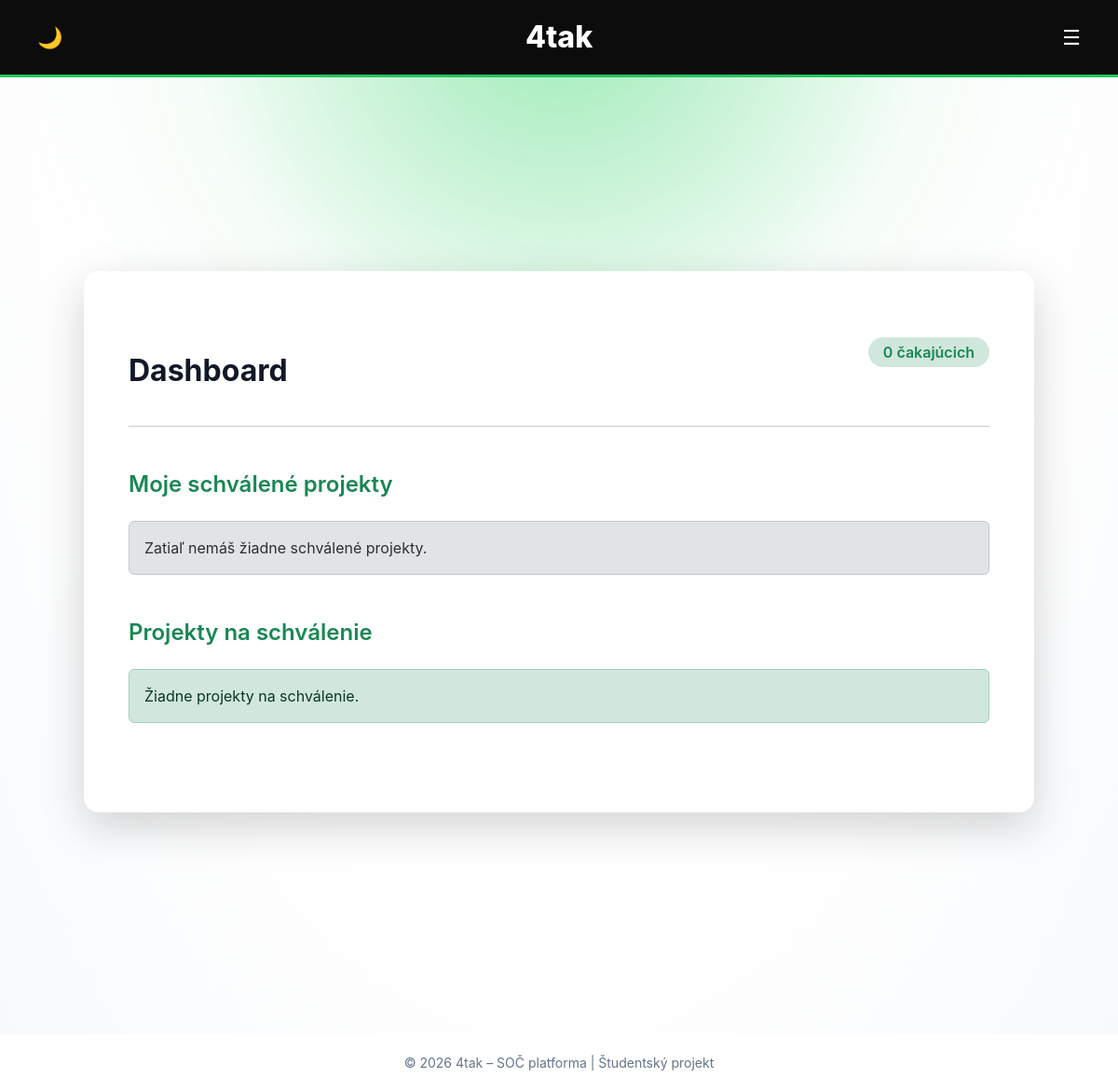
The page /teacher-dashboard/ (signed in) on the database as committed earlier.
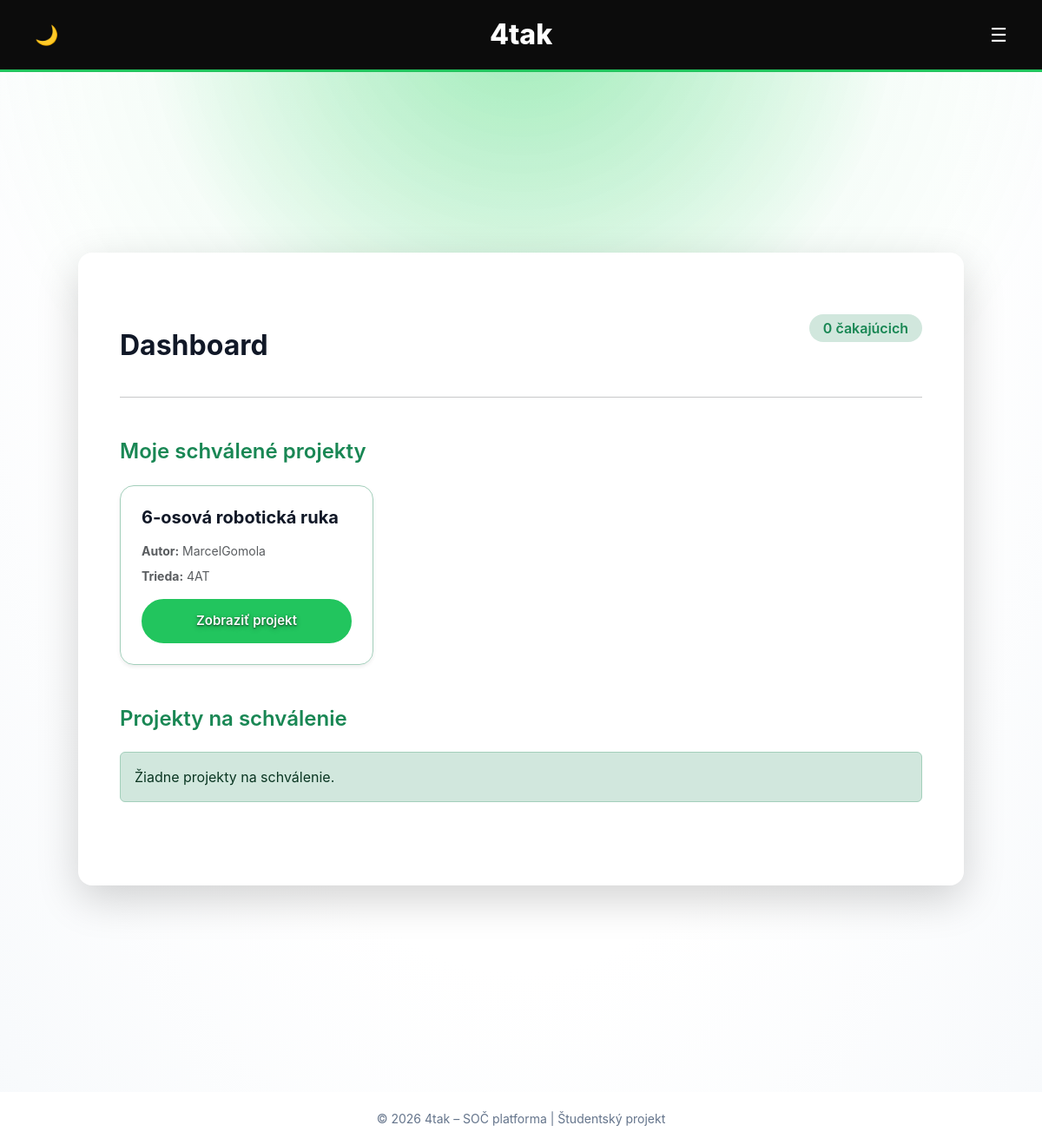
The same page on the database as committed later.
### projects/models.py (models this page shows, shortened)
class Project(models.Model):
    PROJECT_TYPE_CHOICES = [
        ('web', 'Webová aplikácia'),
        ('physical', 'Fyzická práca'),
    ]
    DIFFICULTY_CHOICES = [
        (1, 'Veľmi ľahká'),
        (2, 'Ľahká'),
        (3, 'Stredná'),
        (4, 'Ťažká'),
        (5, 'Veľmi ťažká'),
    ]
    CLASS_CHOICES = [
        ('4AT', '4AT'),
        ('4AS', '4AS'),
        ('4AM', '4AM'),
        ('4AI', '4AI'),
        ('4BI', '4BI'),
        ('4CI', '4CI'),
        ('4AE', '4AE'),
        ('3AT', '3AT'),
        ('3AS', '3AS'),
        ('3AM', '3AM'),
        ('3AI', '3AI'),
        ('3BI', '3BI'),
        ('3CI', '3CI'),
        ('3AE', '3AE'),
    ]
    mentor = models.ForeignKey(
        User,
        on_delete=models.SET_NULL,
        null=True,
        blank=True,
        related_name='mentored_projects'
    )
    title = models.CharField(max_length=200)
    functionality = models.TextField()
    project_type = models.CharField(
        max_length=10,
        choices=PROJECT_TYPE_CHOICES
    )
    difficulty = models.IntegerField(
    choices=DIFFICULTY_CHOICES
    )
    school_class = models.CharField(
        max_length=3,
        choices=CLASS_CHOICES,
        blank=True,
        null=True
    )
    image = models.ImageField(
        upload_to='projects/images/',
        blank=True,
        null=True
    )
    documentation_pdf = models.FileField(
        upload_to='projects/pdfs/',
        blank=True,
        null=True
    )
    video_url = models.URLField(blank=True, null=True)
    author = models.ForeignKey(User, on_delete=models.CASCADE)
    created_at = models.DateTimeField(auto_now_add=True)
    approved = models.BooleanField(default=False)

### projects/views.py (the view, shortened to what this page needs)
# urls.py: path('teacher-dashboard/', views.teacher_dashboard, name='teacher_dashboard'),
@login_required
def teacher_dashboard(request):
    if request.user.profile.role not in ['teacher', 'admin']:
        return redirect('project_list')
    if request.user.profile.role == 'teacher':
        pending_projects = Project.objects.filter(
            mentor=request.user,
            approved=False
        )
        approved_projects = Project.objects.filter(
            mentor=request.user,
            approved=True
        )
        pending_edits = ProjectEdit.objects.filter(
            original_project__mentor=request.user,
            approved=False
        )
    return render(request, 'projects/teacher_dashboard.html', {
        'pending_projects': pending_projects,
        'approved_projects': approved_projects,
        'pending_edits': pending_edits,
    })

### projects/templates/projects/teacher_dashboard.html (shortened to what this page needs)
{% extends "projects/base.html" %}
{% block content %}
<div class="container py-5">
    <div class="card shadow-lg border-0 p-5 rounded-4">
        <div class="d-flex justify-content-between align-items-center mb-4">
            <h2 class="mb-0 fw-bold">
                Dashboard
            </h2>
            <span class="badge bg-success-subtle text-success fs-6 px-3 py-2">
                {{ pending_projects|length }} čakajúcich
            </span>
        </div>
        <hr class="mb-5">
        <h4 class="mb-4 text-success fw-semibold">
            Moje schválené projekty
        </h4>
        <div class="row g-4 mb-5">
            {% for project in approved_projects %}
            <div class="col-md-6 col-lg-4">
                <div class="border border-success-subtle rounded-4 p-4 h-100 d-flex flex-column shadow-sm">
                    <h5 class="fw-bold mb-3">
                        {{ project.title }}
                    </h5>
                    <div class="small text-muted mb-2">
                        <strong>Autor:</strong> {{ project.author.username }}
                    </div>
                    <div class="small text-muted mb-3">
                        <strong>Trieda:</strong> {{ project.school_class }}
                    </div>
                    <div class="mt-auto">
                        <a href="{% url 'project_detail' project.pk %}"
                           class="btn btn-success w-100 rounded-pill">
                            Zobraziť projekt
                        </a>
                    </div>
                </div>
            </div>
            {% empty %}
                <div class="col-12">
                    <div class="alert alert-secondary mb-0">
                        Zatiaľ nemáš žiadne schválené projekty.
                    </div>
                </div>
            {% endfor %}
        </div>
        <h4 class="mb-4 text-success fw-semibold">
            Projekty na schválenie
        </h4>
        <div class="row g-4 mb-5">
            {% for project in pending_projects %}
            <div class="col-md-6 col-lg-4">
                <div class="border border-success-subtle rounded-4 p-4 h-100 d-flex flex-column shadow-sm">
                    <h5 class="fw-bold mb-3">
                        {{ project.title }}
                    </h5>
                    <div class="small text-muted mb-2">
                        <strong>Autor:</strong> {{ project.author.username }}
                    </div>
                    <div class="small text-muted mb-3">
                        <strong>Trieda:</strong> {{ project.school_class }}
                    </div>
                    <div class="mt-auto">
                        <a href="{% url 'project_detail' project.pk %}"
                           class="btn btn-success w-100 rounded-pill">
                            Skontrolovať
                        </a>
                    </div>
                </div>
            </div>
            {% empty %}
                <div class="col-12">
                    <div class="alert alert-success mb-0">
                        Žiadne projekty na schválenie.
                    </div>
                </div>
            {% endfor %}
        </div>
    </div>
</div>
{% endblock %}

Rows that differ between the two databases and show on the page:
added Project: title "6-osová robotická ruka", author.username "MarcelGomola", school_class "4AT"
Other text that changed with them:
text no longer shown: "Zatiaľ nemáš žiadne schválené projekty."
